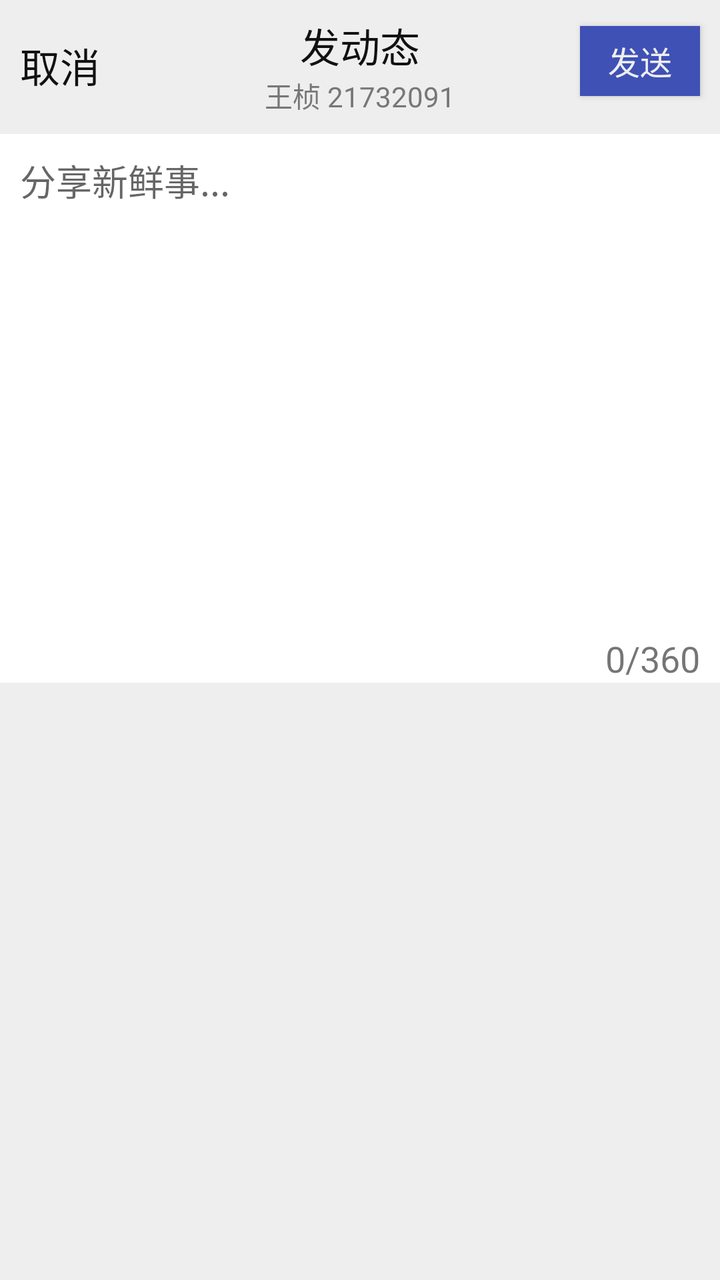
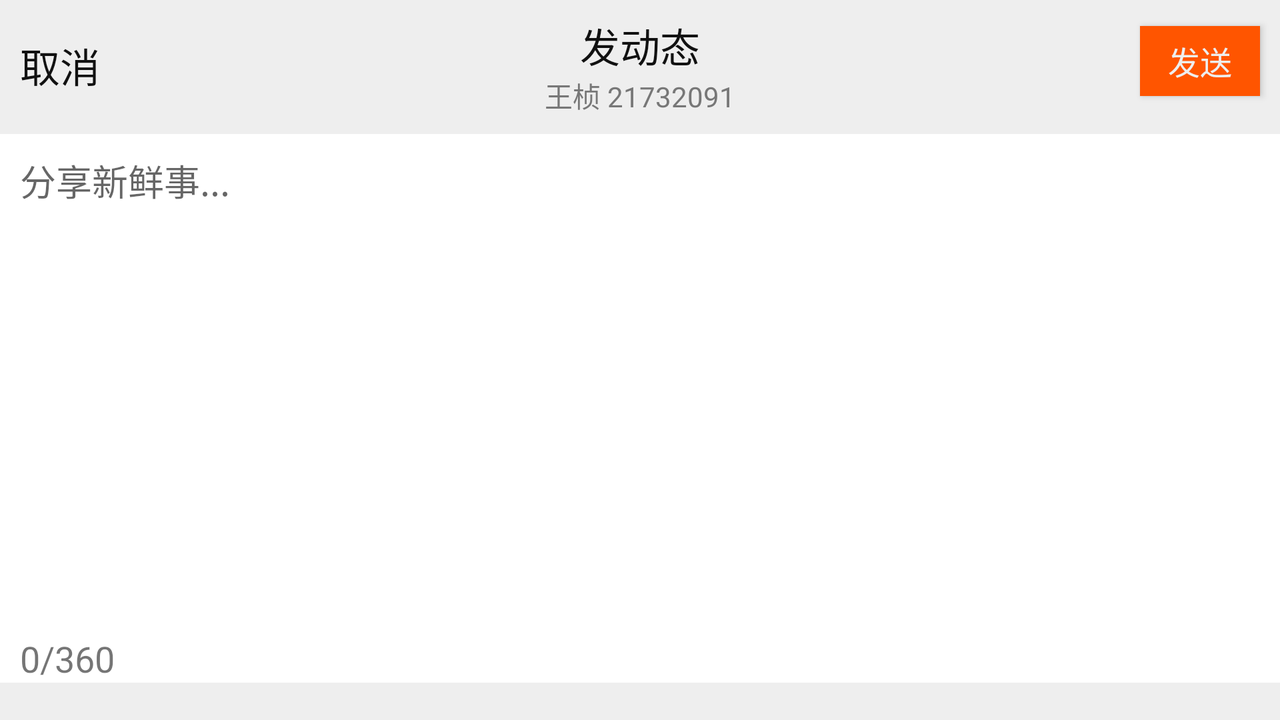

Two renders of one Android screen. The first uses the default layout on a phone; the second uses the alternative layout the repository ships for a different screen configuration, on a matching device. The two XML files are below.
<!-- AndroidManifest.xml: activity theme AppTheme.NoActionBar -->
<!-- res/layout/activity_status.xml -->
<RelativeLayout xmlns:android="http://schemas.android.com/apk/res/android"
    xmlns:tools="http://schemas.android.com/tools"
    android:layout_width="match_parent"
    android:layout_height="match_parent"
    android:fitsSystemWindows="true"
    android:background="@color/base_background"
    tools:context="cn.zju.id21732091.wangzhen.activity.StatusActivity">



        <TextView
            android:layout_width="wrap_content"
            android:layout_height="wrap_content"
            android:text="@string/cancel"
            android:id="@+id/tv_cancel_send"
            android:layout_alignParentStart="true"
            android:layout_marginTop="18dp"
            android:layout_marginLeft="10dp"
            android:textColor="@color/status_big_text"
            android:textSize="20sp"/>



        <TextView
            android:id="@+id/tv_send_status"
            android:layout_width="wrap_content"
            android:layout_height="wrap_content"
            android:text="@string/send_status"
            android:textSize="20sp"
            android:textColor="@color/status_big_text"
            android:layout_centerHorizontal="true"
            android:layout_alignParentTop="true"
            android:layout_marginTop="8dp"/>

        <TextView
            android:layout_width="wrap_content"
            android:layout_height="wrap_content"
            android:text="@string/author_info"
            android:id="@+id/tv_author_info"
            android:layout_below="@+id/tv_send_status"
            android:layout_centerHorizontal="true"
            android:layout_centerInParent="true"
            android:textSize="14dp"
            android:maxLength="20"
            android:maxLines="1"
            android:textColor="@color/status_small_text"
            android:layout_marginBottom="6dp"/>



    <Button
        android:id="@+id/btn_send_status"
        android:layout_width="60dp"
        android:layout_height="35dp"
        android:layout_alignParentRight="true"
        android:layout_marginTop="13dp"
        android:layout_marginRight="10dp"
        android:textSize="16sp"
        android:layout_alignParentTop="true"
        android:background="@color/colorPrimary"
        android:text="@string/send"
        android:textColor="@color/calc_button_background_normal"/>



    <EditText
        android:id="@+id/et_edit_status"
        android:layout_width="match_parent"
        android:layout_height="250dp"
        android:background="@color/white"
        android:layout_marginTop="3dp"
        android:gravity="top"
        android:padding="10dp"
        android:maxLength="360"
        android:hint="@string/share_status"

        android:layout_below="@+id/tv_author_info"/>

    <TextView
        android:id="@+id/tv_char_statistic"
        android:layout_width="match_parent"
        android:layout_height="wrap_content"
        android:paddingEnd="10dp"
        android:background="@color/white"
        android:layout_below="@+id/et_edit_status"

        android:text="0/360"
        android:textSize="18sp"
        android:gravity="right"/>


</RelativeLayout>
<!-- resources referenced by this layout -->
<resources>
  <color name="base_background">#EEEEEE</color>
  <color name="calc_button_background_normal">#EEEEEE</color>
  <color name="colorPrimary">#3F51B5</color>
  <color name="status_big_text">#111111</color>
  <color name="status_small_text">#777777</color>
  <color name="white">#FFFFFF</color>
  <string name="author_info">王桢 21732091</string>
  <string name="cancel">取消</string>
  <string name="send">发送</string>
  <string name="send_status">发动态</string>
  <string name="share_status">分享新鲜事...</string>
  <style name="AppTheme.NoActionBar">
          <item name="windowActionBar">false</item>
          <item name="windowNoTitle">true</item>
  
      </style>
</resources>
<!-- res/layout-land/activity_status.xml (the repository's variant of the layout above) -->
<!-- drawn on the phone turned sideways -->
<?xml version="1.0" encoding="utf-8"?>
<RelativeLayout
    xmlns:android="http://schemas.android.com/apk/res/android"
    android:layout_width="match_parent"
    android:layout_height="match_parent"
    android:fitsSystemWindows="true"
    android:background="@color/base_background">




    <TextView
        android:layout_width="wrap_content"
        android:layout_height="wrap_content"
        android:text="@string/cancel"
        android:id="@+id/tv_cancel_send"
        android:layout_alignParentStart="true"
        android:layout_marginTop="18dp"
        android:layout_marginLeft="10dp"
        android:textColor="@color/status_big_text"
        android:textSize="20sp"/>



    <TextView
        android:id="@+id/tv_send_status"
        android:layout_width="wrap_content"
        android:layout_height="wrap_content"
        android:text="@string/send_status"
        android:textSize="20sp"
        android:textColor="@color/status_big_text"
        android:layout_centerHorizontal="true"
        android:layout_alignParentTop="true"
        android:layout_marginTop="8dp"/>

    <TextView
        android:layout_width="wrap_content"
        android:layout_height="wrap_content"
        android:text="@string/author_info"
        android:id="@+id/tv_author_info"
        android:layout_below="@+id/tv_send_status"
        android:layout_centerHorizontal="true"
        android:textSize="14dp"
        android:textColor="@color/status_small_text"
        android:layout_marginBottom="6dp"/>



    <Button
        android:id="@+id/btn_send_status"
        android:layout_width="60dp"
        android:layout_height="35dp"
        android:layout_alignParentRight="true"
        android:layout_marginTop="13dp"
        android:layout_marginRight="10dp"
        android:textSize="16sp"
        android:layout_alignParentTop="true"
        android:background="@color/warning_yellow"
        android:text="@string/send"
        android:textColor="@color/calc_button_background_normal"/>



    <EditText
        android:id="@+id/et_edit_status"
        android:layout_width="match_parent"
        android:layout_height="250dp"
        android:background="@color/white"
        android:layout_marginTop="3dp"
        android:gravity="top"
        android:padding="10dp"
        android:maxLength="360"
        android:hint="@string/share_status"
        android:layout_below="@+id/tv_author_info"/>

    <TextView
        android:id="@+id/tv_char_statistic"
        android:layout_width="match_parent"
        android:layout_height="wrap_content"
        android:paddingStart="10dp"
        android:background="@color/white"
        android:layout_below="@+id/et_edit_status"

        android:text="0/360"
        android:textSize="18sp"
        android:gravity="left"/>

</RelativeLayout>
<!-- resources referenced by the variant -->
<!-- as the phone turned sideways resolves them -->
<resources>
  <color name="base_background">#EEEEEE</color>
  <color name="calc_button_background_normal">#EEEEEE</color>
  <color name="status_big_text">#111111</color>
  <color name="status_small_text">#777777</color>
  <color name="warning_yellow">#F50</color>
  <color name="white">#FFFFFF</color>
  <string name="author_info">王桢 21732091</string>
  <string name="cancel">取消</string>
  <string name="send">发送</string>
  <string name="send_status">发动态</string>
  <string name="share_status">分享新鲜事...</string>
  <style name="AppTheme.NoActionBar">
          <item name="windowActionBar">false</item>
          <item name="windowNoTitle">true</item>
  
      </style>
</resources>
